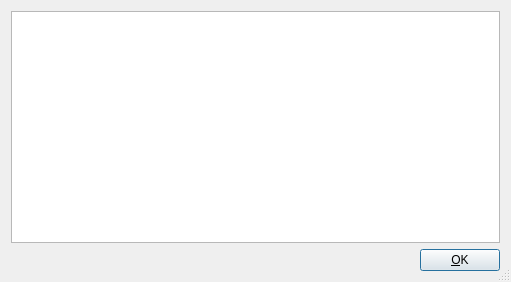
<ui version="4.0" >
 <class>Subversion_Diff</class>
 <widget class="QDialog" name="Subversion_Diff" >
  <property name="geometry" >
   <rect>
    <x>0</x>
    <y>0</y>
    <width>511</width>
    <height>282</height>
   </rect>
  </property>
  <property name="windowTitle" >
   <string>Subversion Diff</string>
  </property>
  <property name="sizeGripEnabled" >
   <bool>true</bool>
  </property>
  <layout class="QVBoxLayout" >
   <item>
    <widget class="QTextBrowser" name="text" >
     <property name="lineWrapMode" >
      <enum>QTextEdit::NoWrap</enum>
     </property>
     <property name="acceptRichText" >
      <bool>false</bool>
     </property>
    </widget>
   </item>
   <item>
    <layout class="QHBoxLayout" >
     <property name="spacing" >
      <number>6</number>
     </property>
     <property name="margin" >
      <number>0</number>
     </property>
     <item>
      <spacer name="Horizontal Spacing2" >
       <property name="orientation" >
        <enum>Qt::Horizontal</enum>
       </property>
       <property name="sizeType" >
        <enum>QSizePolicy::Expanding</enum>
       </property>
       <property name="sizeHint" stdset="0" >
        <size>
         <width>20</width>
         <height>20</height>
        </size>
       </property>
      </spacer>
     </item>
     <item>
      <widget class="QPushButton" name="buttonOk" >
       <property name="text" >
        <string>&amp;OK</string>
       </property>
       <property name="shortcut" >
        <string/>
       </property>
       <property name="autoDefault" >
        <bool>true</bool>
       </property>
       <property name="default" >
        <bool>true</bool>
       </property>
      </widget>
     </item>
    </layout>
   </item>
  </layout>
 </widget>
 <layoutdefault spacing="6" margin="11" />
  <resources/>
 <connections/>
</ui>
